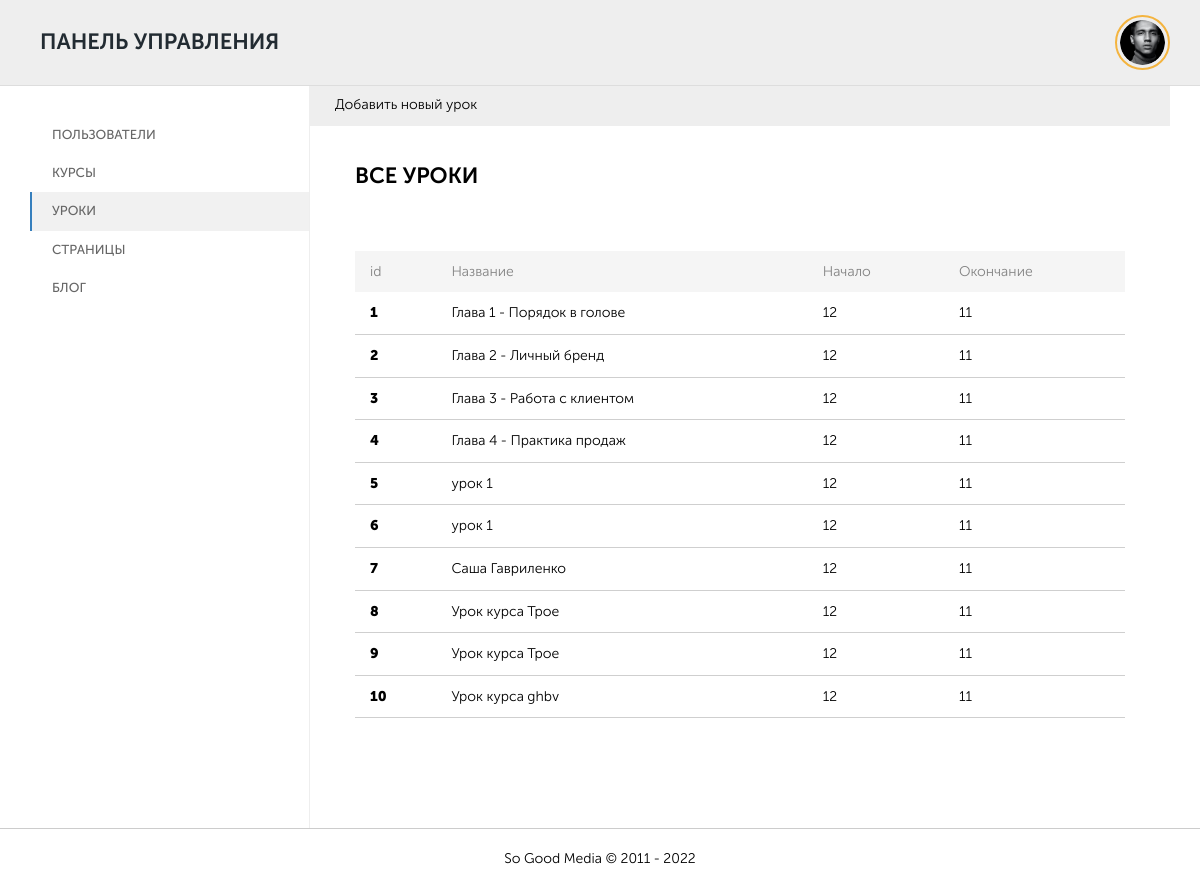
Page /admin/cp.php?view=lesson-list on the committed database.
### tables this page shows
CREATE TABLE `sll_lesson` (
  `id` int(10) NOT NULL,
  `course_id` int(10) NOT NULL,
  `name` varchar(255) NOT NULL,
  `date_create` timestamp NOT NULL DEFAULT CURRENT_TIMESTAMP,
  `length` varchar(255) NOT NULL,
  `status` int(1) NOT NULL DEFAULT '1',
  `stop` int(1) NOT NULL DEFAULT '0',
  `preview` int(11) NOT NULL,
  `content` text NOT NULL
);

### admin/view/layouts/default.php (called while the page is built)
<?php
require_once($_SERVER['DOCUMENT_ROOT'].'/admin/view/parts/head.php');
require_once($_SERVER['DOCUMENT_ROOT'].'/admin/view/parts/heder.php');
require_once($_SERVER['DOCUMENT_ROOT'].'/admin/view/'.$PAGE['TEMPLATE'].'.php');
require_once($_SERVER['DOCUMENT_ROOT'].'/admin/view/parts/footer.php');
?>

### admin/cp.php (called while the page is built, shortened)
<?php
require_once('core/router.php');
require_once('view/layouts/'.$PAGE['LAYOUT'].'.php')
?>

### core/models/lesson.php (called while the page is built, shortened)
<?php
require_once($_SERVER['DOCUMENT_ROOT'].'/inc/config.php');
function getLessonListAll(){
    global $id_db;
    $sql = "SELECT *
            FROM `sll_lesson`
     ";
    $query = mysqli_query($id_db, $sql) or die('error getLessonList:'.mysqli_error($id_db));
    return $query ? mysqli_fetch_all($query, MYSQLI_ASSOC) : false;
}
?>

### admin/core/controllers/LessonList.php (called while the page is built, shortened)
<?php
require_once($_SERVER['DOCUMENT_ROOT'].'/core/models/lesson.php');
$allLesson = getLessonListAll();
?>

### admin/core/router.php (called while the page is built, shortened)
<?php
$route = $_GET['view'];
switch($route){
    case 'lesson-list':
        require_once('controllers/LessonList.php');
    break;
};
?>

### admin/view/lesson-list.php (the view)
<main>
      <section class="section-page-moderator">
        <div class="container">
          <div class="page-moderator">
            <div class="page-moderator__aside">
              <div class="moderator-aside">
                <div class="moderator-aside__wrp">
                  <div class="moderator-aside__nav">
                    <? require_once($_SERVER['DOCUMENT_ROOT'].'/admin/view/parts/left-bar.php'); ?>
                  </div>
                </div>
              </div>
            </div>
            <div class="page-moderator__content">
              <div class="page-moderator__topbar">
                <ul>
                  <li><a href="?view=lesson-create">Добавить новый урок</a></li>
                </ul>
              </div>
              <div class="page-moderator__main">
                <div class="page-moderator__h1">Все уроки</div>
                 <table>
                  <tr>
                    <th>id</th>
                    <th>Название</th>
                    <th>Начало</th>
                    <th>Окончание</th>
                  </tr>
                  <? foreach($allLesson as $item): ?>
                    <tr>
                      <td><?=$item['id']?></td>
                      <td><?=$item['name']?></td>
                      <td>12</td>
                      <td>11 </td>
                    </tr>
                  <? endforeach; ?>
                 </table>
              </div>
            </div>
          </div>
        </div>
      </section>
    </main>

### styles/admin.css (style rules this page uses)
html { line-height: 1.15; -webkit-text-size-adjust: 100%; }
body { margin: 0; }
main { display: block; }
a { background-color: transparent; }
html { font-family: Museo Sans Cyrl, Haettenschweiler, 'Arial Narrow Bold', sans-serif; font-style: normal; font-weight: normal; font-size: 14px; line-height: 140%; background: #fff; color: #000; letter-spacing: normal; }
h1, h2, h3, h4, h5, h6, ul { margin: 0; padding: 0; line-height: 130%; }
* { box-sizing: border-box; -webkit-tap-highlight-color: rgba(0, 0, 0, 0); }
a { color: #000; text-decoration: none; }
ul { list-style-type: none; }
section { position: relative; }
main { width: 100%; min-height: 85vh; }
.container { max-width: 400px; width: 100%; margin: 0 auto; padding: 0 16px; box-sizing: border-box; }
:root { --fancybox-accent-color: #BF3232; --carousel-button-width: 48px; --carousel-button-height: 48px; --carousel-button-svg-width: 27px; --carousel-button-svg-height: 27px; --fancybox-bg: rgba(24, 24, 27, 0.92); --fancybox-thumbs-width: 96px; --fancybox-thumbs-border-radius: 0px; }
table { border: none; border-collapse: collapse; margin: 35px 0; width: 100%; min-width: 600px; }
table th { padding: 13px 25px; background-color: #F5F5F5; border: none; color: #838383; font-size: 14px; font-weight: normal; text-align: left; }
table td { padding: 15px 25px; border-bottom: 1px solid #CFCFCF; font-size: 14px; }
table td:first-child { font-weight: bold; }
.section-page-moderator { height: 100%; }
.section-page-moderator .container { height: 100%; }
.page-moderator { display: flex; width: 100%; height: 100%; min-height: 85vh; }
.page-moderator__content { flex-grow: 1; width: calc(100% - 235px); }
.page-moderator__main { padding: 25px 0px 25px 0px; }
.page-moderator__h1 { text-transform: uppercase; font-weight: 600; font-size: 22px; padding-bottom: 30px; }
.page-moderator__topbar ul { display: flex; background-color: #eee; }
.page-moderator__topbar ul li { position: relative; border-bottom: 2px solid transparent; }
.page-moderator__topbar ul li a { padding: 10px 25px; display: block; }
.moderator-aside { display: none; }
@media screen and (min-width: 480px) { .container { padding: 0 16px; max-width: 360px; } }
@media screen and (min-width: 576px) { .container { padding: 0 16px; max-width: 480px; } }
@media screen and (min-width: 767px) { .container { padding: 0 20px; max-width: 705px; } }
@media screen and (min-width: 767px) { table th { padding: 11px 15px; font-size: 14px; } }
@media screen and (min-width: 767px) { table td { padding: 11px 15px; font-size: 14px; } }
@media screen and (min-width: 992px) { body * { scrollbar-color: #cbcfd0 #e2e6e8; scrollbar-width: thin !important; } }
@media screen and (min-width: 992px) { .container { padding: 0 30px; max-width: 990px; } }
@media screen and (min-width: 1200px) { .container { padding: 0 30px; max-width: 1200px; } }
@media screen and (min-width: 1200px) { .page-moderator__aside { border-right: 1px solid #eee; width: 100%; max-width: 280px; min-width: 235px; } }
@media screen and (min-width: 1200px) { .page-moderator__main { padding: 40px 45px 75px 45px; } }
@media screen and (min-width: 1200px) { .moderator-aside { padding: 30px 0; display: block; } }

### styles/common.css (style rules this page uses)
.moderator-aside__nav { margin-bottom: 10px; }

### rows in the picture
sll_lesson: id "1", name "Глава 1 - Порядок в голове"
sll_lesson: id "2", name "Глава 2 - Личный бренд"
sll_lesson: id "3", name "Глава 3 - Работа с клиентом"
sll_lesson: id "4", name "Глава 4 - Практика продаж"
sll_lesson: id "5", name "урок 1"
sll_lesson: id "6", name "урок 1"
sll_lesson: id "7", name "Саша Гавриленко"
sll_lesson: id "8", name "Урок курса Трое"
sll_lesson: id "9", name "Урок курса Трое"
sll_lesson: id "10", name "Урок курса ghbv"
